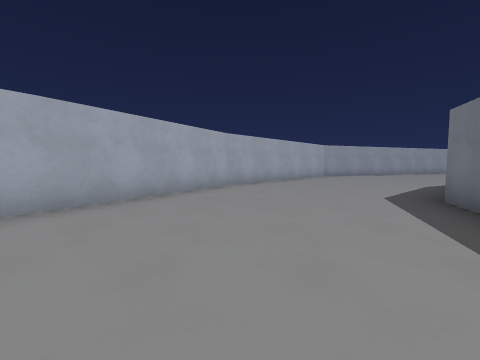
view 1 (above)

21 first-person views from a walk through a 3-D level made in the Godot game engine. The camera is 1.3 m above the floor, tilts 4° down and sees 90° across. The floor is counted in squares, 2 m on a side. Each view is taken from the middle of a square. On the plan, view 1 faces up. The plan holds only what a view shows up to about 9 squares ahead; the rest is blank. The place goes on beyond the plan. Flat picture figures and markers are not drawn. Surface patterns are stand-ins for the level's own textures.

view 2
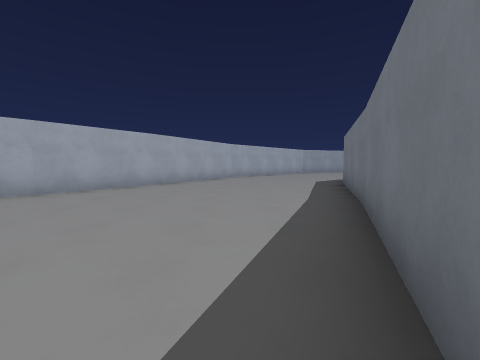

view 3
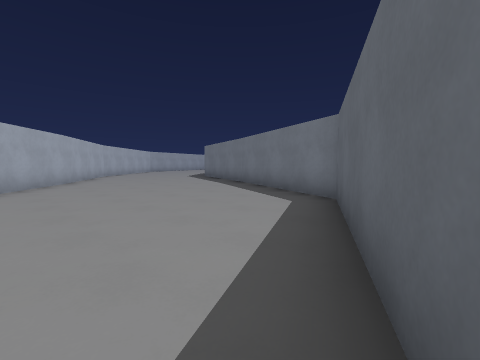

view 4
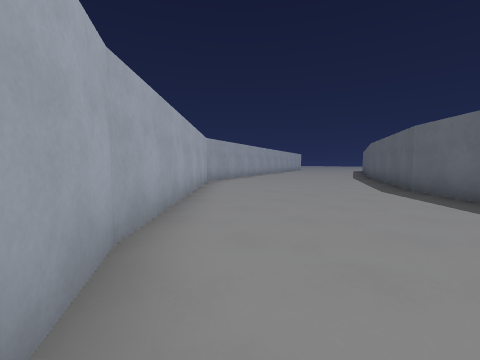

view 5
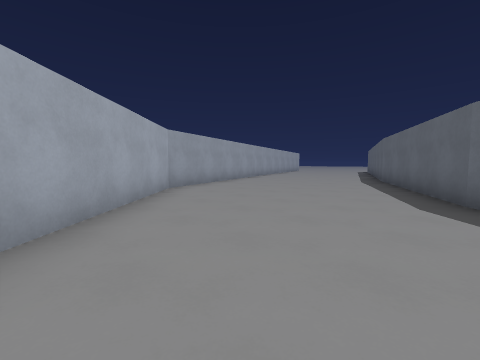

view 6
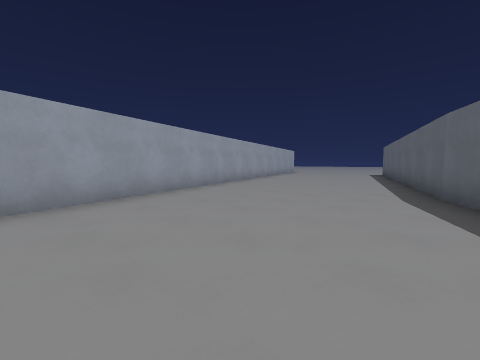

view 7
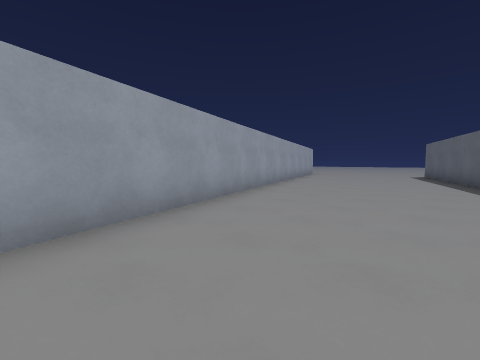

view 8
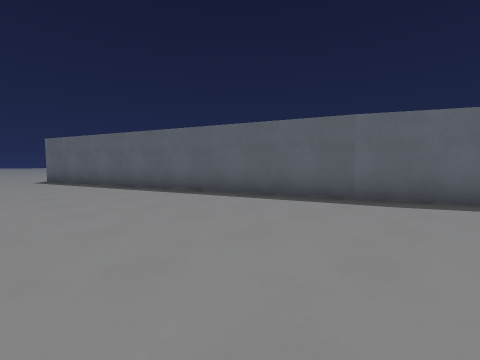

view 9
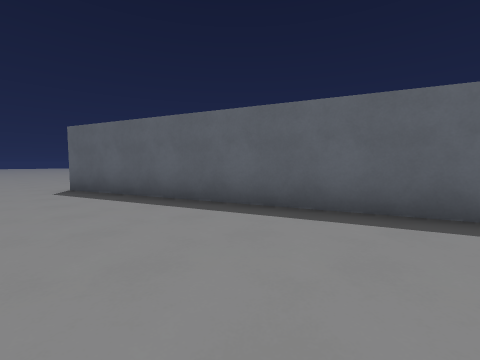

view 10
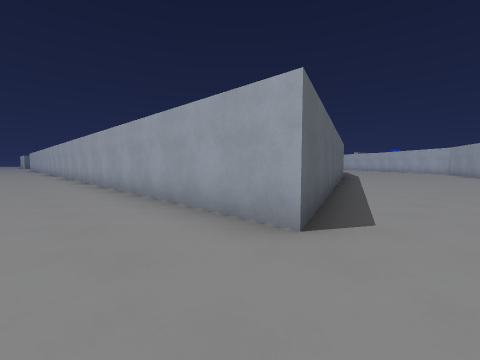

view 11
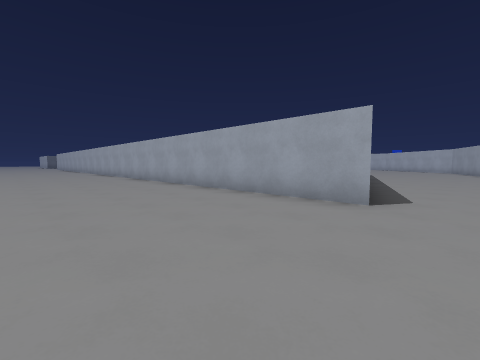

view 12
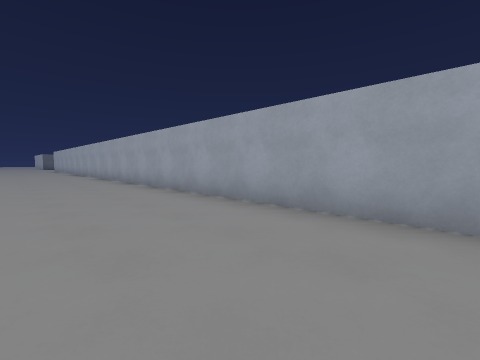

view 13
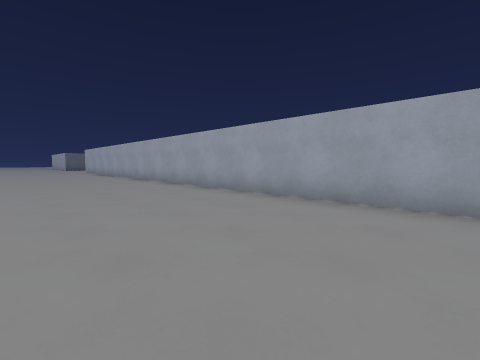

view 14
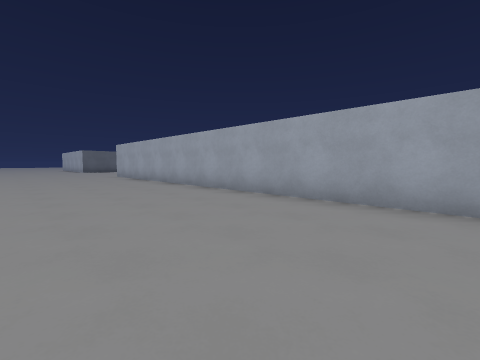

view 15
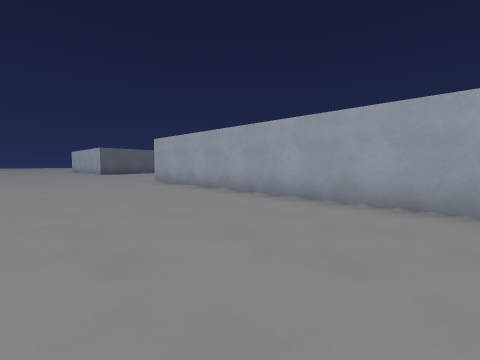

view 16
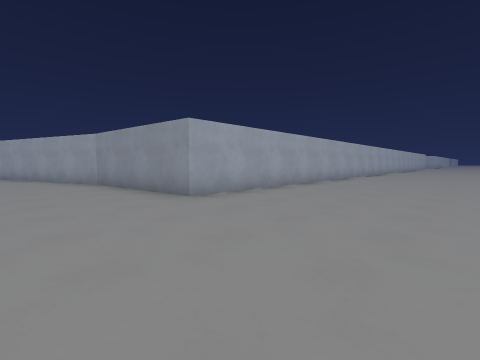

view 17
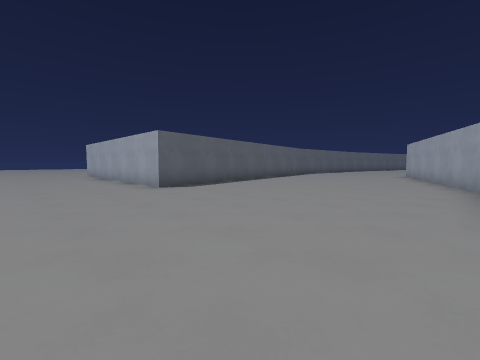

view 18
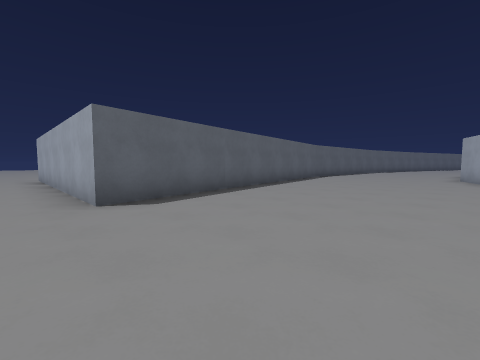

view 19
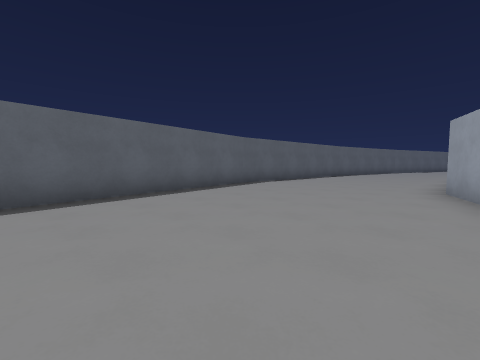

view 20
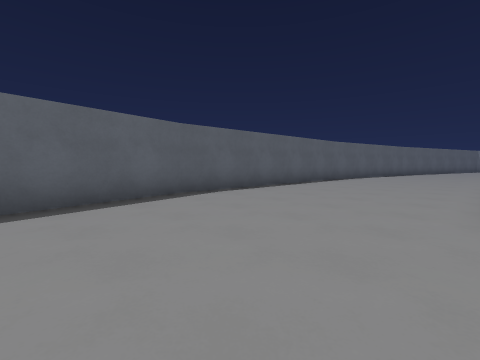

view 21
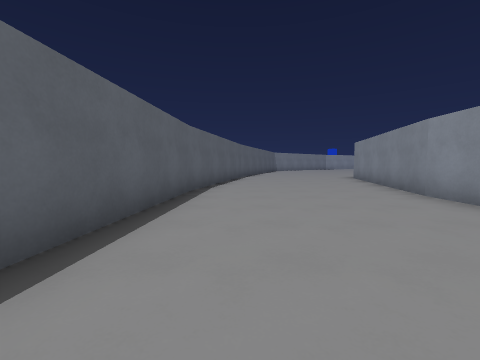

### Floor plan
Points are (right, up) in squares from view 1. A wall is a line through its corners. A room is listed if a view was taken in it or the views show most of it. See-through windows are left out.
Room 1 (views 1, 2, 3, 4, 5, 6, 7, 8, 9)
walls: (4.6, 5) (5.9, 6.1); (5.8, 6.1) (10.7, 8.5); (2, -0.2) (3.5, 4.1); (10.5, 8.4) (16.8, 10.6); (-2.5, 3.3) (-4.3, 0.8); (8.9, 13.5) (4.1, 11.7) (-0.4, 7) (-2.6, 3.1); (-4.2, 0.9) (-4.5, 0.5); (-3.5, -6.1) (0.3, -4.2) (2, -0.1)
ways out: opening at (16.5, 12.5) to room 2
Room 2 (views 10, 11, 12, 13, 14, 15, 16, 17, 18, 19, 20, 21)
walls: (15.9, -16.9) (9.3, -19.5); (10.1, -24.7) (20, -23.1) (20, -29.5); (5.4, -19.3) (4.2, -19.3); (4.3, -19.3) (-0.1, -18.4); (3.3, -24.2) (10.3, -24.7); (-0.1, -23.4) (3.5, -24.2); (16.8, 10.6) (20, 11.8) (20, -16.4) (15.9, -17)
ways out: opening at (16.5, 12.5) to room 1

Positions as (right, up) in squares from view 1, and headings:
1: (0, 0), facing up
2: (0, -4), facing up
3: (-4, -6), facing up-right
4: (-1, 5), facing up-right
5: (1, 6), facing up-right
6: (5, 8), facing up-right
7: (6, 10), facing up-right
8: (9, 13), facing down-right
9: (13, 13), facing down-right
10: (22, 13), facing down-left
11: (24, 13), facing down-left
12: (23, 7), facing down-left
13: (24, 2), facing down-left
14: (24, -4), facing down-left
15: (24, -8), facing down-left
16: (24, -19), facing up-left
17: (23, -17), facing down-left
18: (21, -19), facing down-left
19: (16, -19), facing down-left
20: (13, -20), facing down-left
21: (9, -23), facing left
